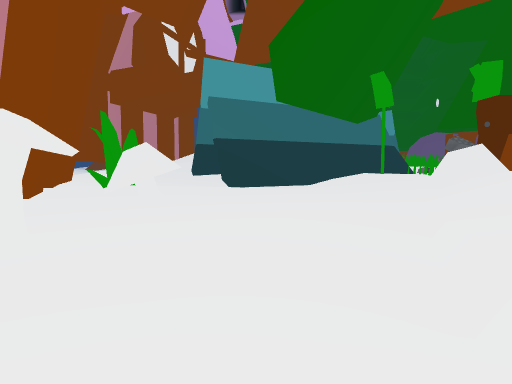
View 1 (above)

16 first-person views from a walk through a Unity game level. The camera is 1.2 m above the floor, tilts 4° down and sees 70° across. The floor is counted in squares, 2 m on a side. Each view is taken from the middle of a square. On the plan, view 1 faces up. The plan holds only what a view shows up to about 10 squares ahead; the rest is blank. The place goes on beyond the plan. Some surface patterns are stand-ins.

View 2
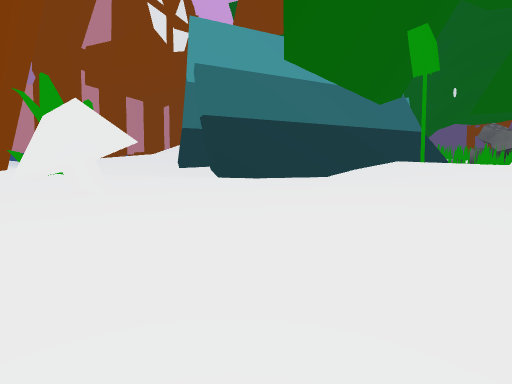

View 3
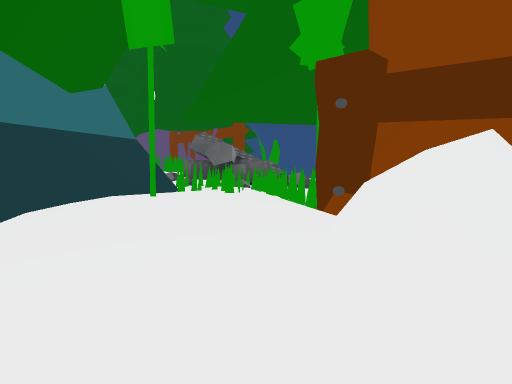

View 4
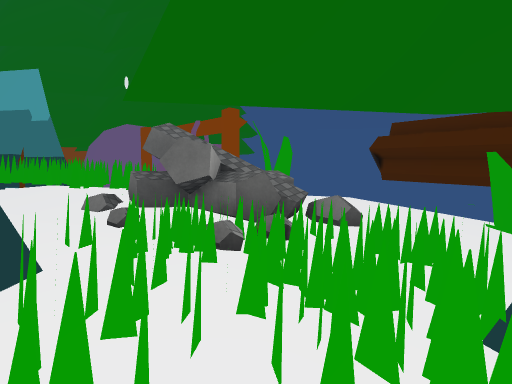

View 5
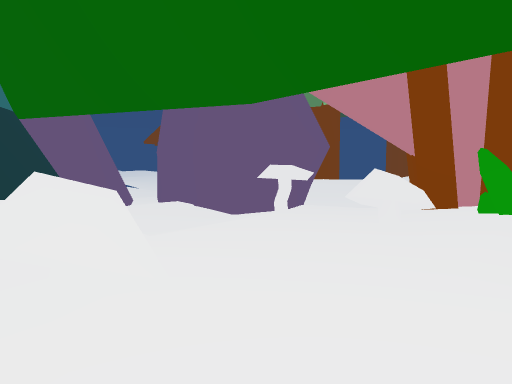

View 6
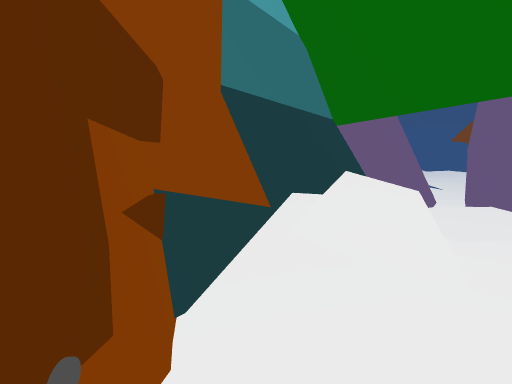

View 7
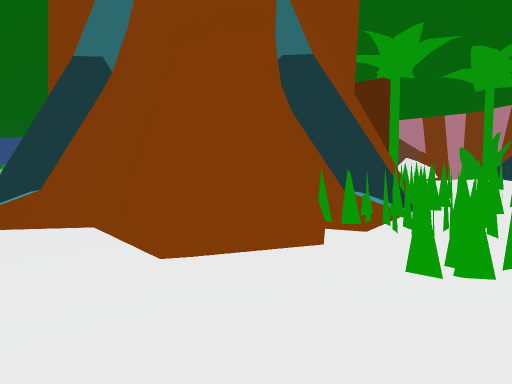

View 8
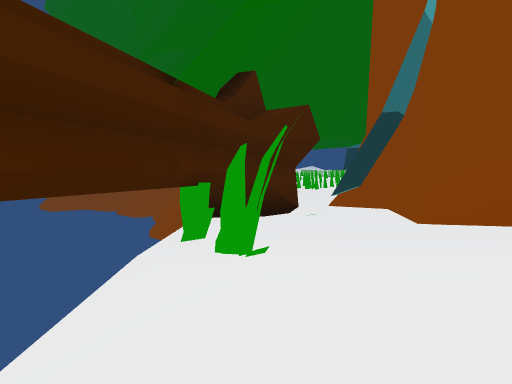

View 9
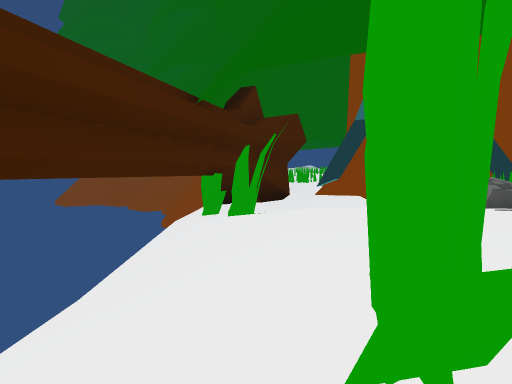

View 10
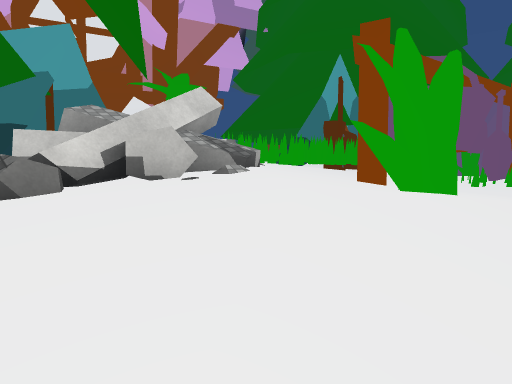

View 11
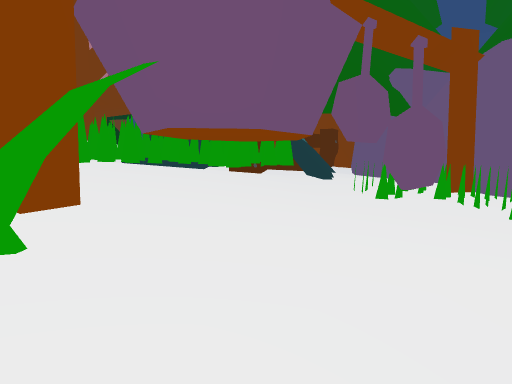

View 12
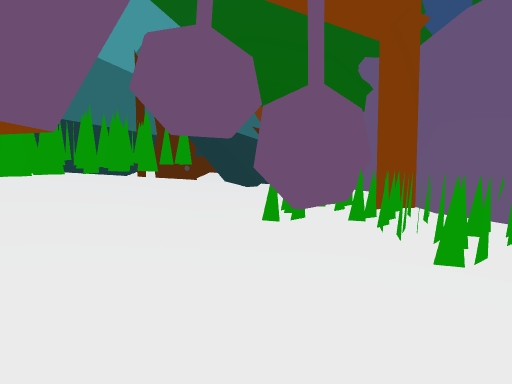

View 13
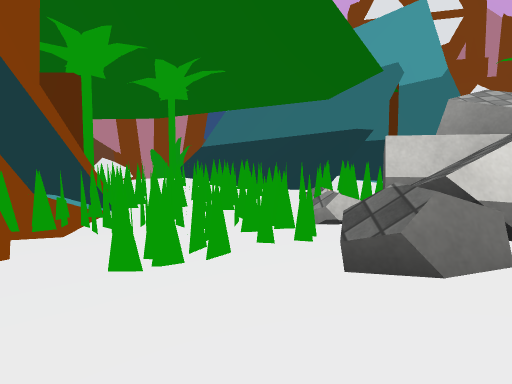

View 14
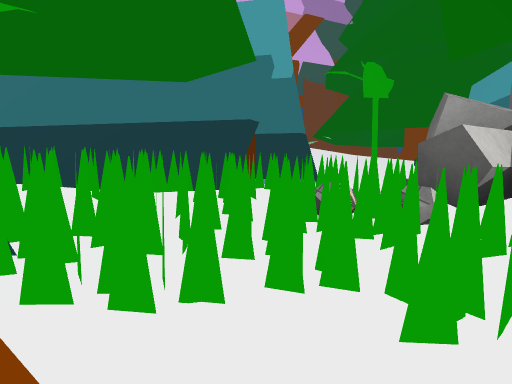

View 15
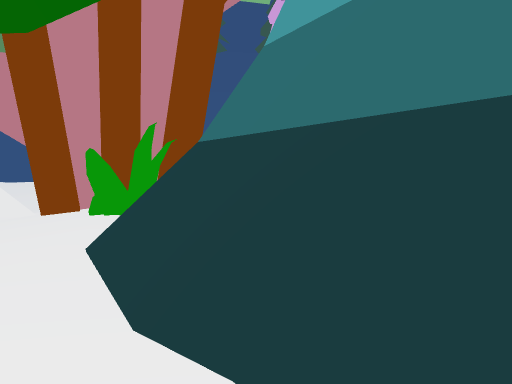

View 16
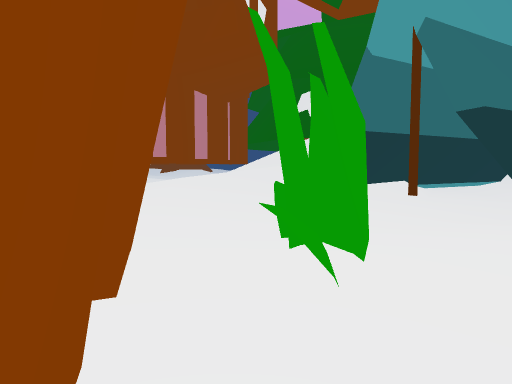

### Floor plan
Key: @ floor where view 1 was taken; # wall or solid block; x gap in a wall; . main floor; : floor 0.25 m higher than the main floor; - floor 0.25 m lower than the main floor; + floor 0.5 m higher than the main floor; _ floor 0.5 m lower than the main floor; * floor 0.75 m higher than the main floor; < floor 0.75 m lower than the main floor; % floor 1 m higher than the main floor; ( floor 1 m lower than the main floor; / step, stairs or slope; M mushroom; O other object.
Columns run from 4 left of view 1 to 12 right of it. Each row starts with its distance up from view 1.
 22           #/.
 21          ###.O#
 20         #####.##
 19         ###O#O#O<
 18          ##OOO#_<
 17          OOOOO#_<
 16         .OOOO.#_/
 15       //O.OOO.#-/
 14  //  /// .///:O./
 13  +%  ### .###+.//
 12  */ ##_  .###:://
 11 +//# __######.../
 10 :..x_## OOOOO--_/
  9 :.-### :OOOOO<<O#
  8 //-#//:O:O##_<<(
  7 #O...-.:/####<<(#
  6 #.----.M/#  #<<##
  5 #-M---./##  #####
  4 ___---//#
  3 <_M__<.##
  2 ##<(((##
  1  ##<< #
  0   #_@#
 -1   ####
 -2   #<#

Positions as (right, up) in squares from view 1, and headings:
1: (0, 0), facing up
2: (0, 2), facing up
3: (1, 5), facing up-right
4: (4, 8), facing up-right
5: (4, 8), facing down-left
6: (4, 8), facing down
7: (10, 10), facing down-left
8: (11, 13), facing down
9: (11, 15), facing down
10: (12, 10), facing up-left
11: (12, 14), facing up-left
12: (12, 16), facing up-left
13: (10, 10), facing left
14: (8, 8), facing up-left
15: (3, 9), facing left
16: (-3, 5), facing up
